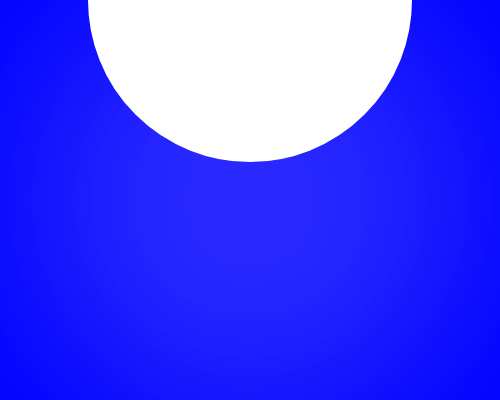
Frame 1 (no input)
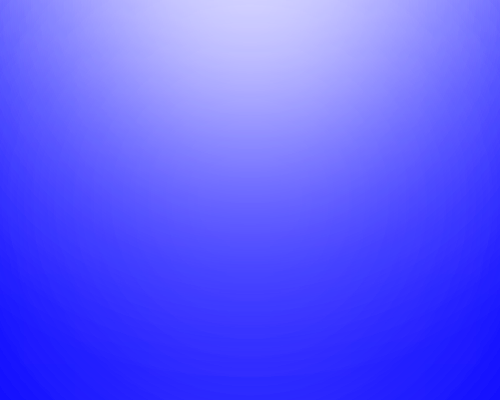
Frame 60 (no input)
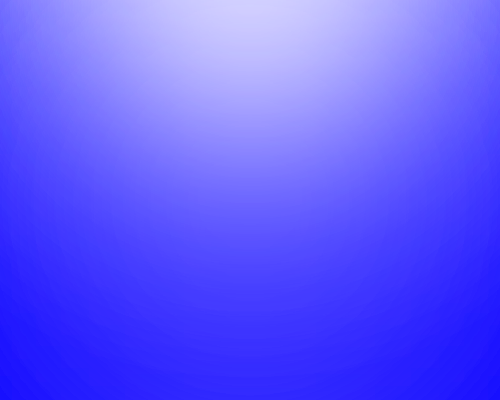
Frame 120 (the mouse pressed at the canvas centre since frame 60)

The p5.js sketch that drew these frames (run headless with seeded random() and noise() and a simulated clock; from frame 60 on, the mouse is pressed at the canvas centre):

// p5.js sketch
// ── sketch.js
// https://editor.p5js.org/benjamin.bergery/sketches/oFDtNUwXx

let r = 0;
let g = 0

function setup(){
  createCanvas(500, 400);
  background(0,0,255);
  stroke(255);
  fill(255);
  strokeWeight(24);
}

function draw(){
 
  background(r,g,255);
  //translate(width/2, height/2);
fill(255);
  //rotate(millis()/10000);
  circle(width/2, 0, 300, 300, 30);
  drawingContext.filter = 'blur(112px)';
  
  //rotate(millis()/1000);
  fill(255,20);
  circle(width/2, height/2, 300, 300, 30);
  drawingContext.filter = 'blur(112px)';

  //r = r + 1/10 ;
  
  if (r >= 128) {
    r = r - 1/10 ;
  } else {r = r + 1/10;}
  if (r <= 0) {
    r = r + 1/50 ;
  } 
 
  g = g + 1/100 ;
  
  console.log('r= '+r+' g= '+g);
}


//thank you Kazuki Umeda
//https://editor.p5js.org/Creativeguru97/sketches/p2dL9Cvse
// filter(BLUR, 12);//Compare with this p5.js filter function!!!
